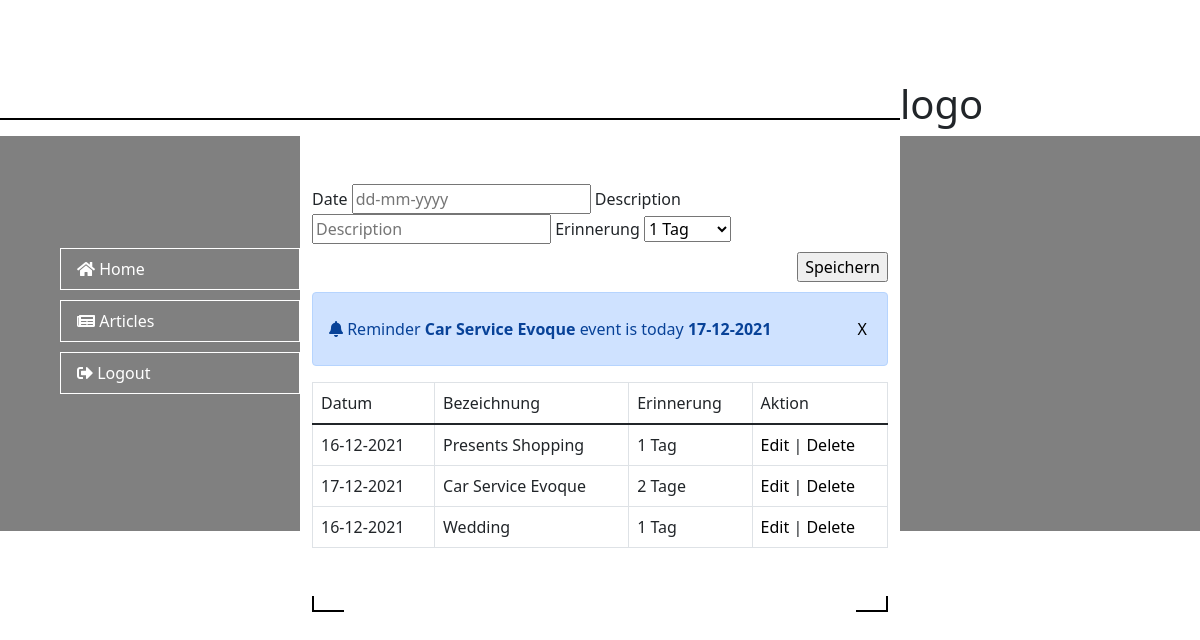
/home.php (signed in), run on the app's committed database.
### tables this page shows
CREATE TABLE `reminders` (
  `ID` int(11) NOT NULL,
  `DESCRIPTION` varchar(150) NOT NULL,
  `ERINNERUNG` varchar(150) NOT NULL,
  `DATE` date NOT NULL,
  `C_YEAR` varchar(50) DEFAULT NULL
);

### home.php (the view, shortened to what this page needs)
<?php
require("config.php");
$notifications=[];
$current_month_day=date("m-d");
$sql="SELECT * FROM reminders WHERE DATE_FORMAT(DATE, '%m-%d')='{$current_month_day}'";
$res=$con->query($sql);
if($res->num_rows>0){
  while($row=$res->fetch_assoc()){
    $notifications[]="<i class='fa fa-bell'></i> Reminder <b>{$row["DESCRIPTION"]} </b> event is today <b>".date("d-m-Y",strtotime($row["DATE"]))."</b>
    <a style='position:absolute; right:20px ' href='delete_reminder.php?id={$row["ID"]}' class=''>X</a>";
  }
}
?>
<!DOCTYPE html>
<html lang="en">
<?php include "header.php"; ?>
<body>
  <?php include "logo.php"; ?>
  <div class="section">
    <div class="left">
      <nav>
        <li>
          <a class="nav-link mylinks" style="margin-top: 7rem;" href="home.php"><span class='fa fa-home'></span> Home</a>
        </li>
        <li>
          <a class="nav-link mylinks" href="articles.php"><span class='fas fa-newspaper'></span> Articles</a>
        </li>
        <li>
          <a class="nav-link mylinks" href="logout.php"><span class='fas fa-sign-out-alt'></span> Logout</a>
        </li>
      </nav>
    </div>
    <div class="middle container">
        <div class="add-reminder mt-5">
          <form action='home.php' method='post' autocomplete='off'>
            <label>Date</label>
            <input type="text" class="datepicker" name='date' placeholder="dd-mm-yyyy" required>
            <label>Description</label>
            <input type="text" class="" name='description' placeholder="Description" required>
            <label>Erinnerung</label>
            <select name="erinnerung" id="erinnerung">
              <option value="1 Tag">1 Tag</option>
            </select>
            <br>
            <input type='submit' name='reg' value='Speichern' class='mt-2 mb-5 submit-button'>
          </form>
      </div>
      <div class='reminder-message mt-5'>
        <?php foreach ($notifications as $row) : ?>
          <div class="alert alert-primary mb-3 pt-4 pb-4" href="#"><?php echo $row; ?></div>
        <?php endforeach; ?>
        <table class='table table-bordered mt-2'>
          <thead>
            <tr>
              <td>Datum</td>
              <td>Bezeichnung</td>
              <td>Erinnerung</td>
              <td>Aktion</td>
            </tr>
          </thead>
          <tbody>
            <?php
            $sql = "SELECT * FROM reminders ORDER BY ID DESC";
            $res = $con->query($sql);
            if ($res->num_rows > 0) {
              while ($row = $res->fetch_assoc()) {
                echo "
										<tr>
                      <td>" . date("d-m-Y", strtotime($row["DATE"])) . "</td>
											<td>{$row["DESCRIPTION"]}</td>
											<td>{$row["ERINNERUNG"]}</td>
                      <td><a href='edit_reminder.php?id={$row["ID"]}' class=''>Edit</a>
                      <span>|</span>
                      <a href='delete_reminder.php?id={$row["ID"]}' class=''>Delete</a>
                      </td>
										</tr>";
              }
            }
            ?>
          </tbody>
        </table>
      </div>
      <div class="borders mt-5"></div>
    </div>
    <div class="right"></div>
  </div>
</body>
</html>

### header.php (shortened to what this page needs)
<head>
  <link href="https://cdn.jsdelivr.net/npm/bootstrap@5.1.3/dist/css/bootstrap.min.css" rel="stylesheet">
  <link rel="stylesheet" href="//code.jquery.com/ui/1.13.0/themes/base/jquery-ui.css">
  <link rel="stylesheet" href="https://cdnjs.cloudflare.com/ajax/libs/font-awesome/4.4.0/css/font-awesome.css">
  <link rel="stylesheet" href="https://pro.fontawesome.com/releases/v5.10.0/css/all.css" />
  <link rel="stylesheet" href="style.css">
</head>

### logo.php
<div style="display:flex; margin-top:5rem;">
<div style="width: 75%; height: 40px; border-bottom: 2px solid black; ">
</div>
<div>
  <span>
    <h1>logo</h1>
  </span>
</div>
</div>

### style.css (style rules this page uses)
li { list-style-type: none; }
.mylinks { color: white; border: 1px solid white; margin-bottom: 5px; padding-right: 5px; margin-top: 10px; width: 15rem; }
a { text-decoration: none; color: black; }
.section { display: grid; grid-template-columns: 25% 1fr 25%; }
.left { background-color: gray; height: 150%; display: flex; justify-content: flex-end; }
.middle { background-color: white; height: 150px; }
.borders { background-image: linear-gradient(black, black), linear-gradient(black, black), linear-gradient(black, black), linear-gradient(black, black); background-repeat: no-repeat; background-size: 2px 3rem, 2rem 2px, 2px 3rem, 2rem 2px; background-position: left bottom, left bottom, right bottom, right bottom, 4px 4px; padding: 0 1rem 1rem 1rem; }
.right { background-color: gray; height: 150%; }
.submit-button { float: right; }

### data on the page
reminders: DESCRIPTION "Car Service Evoque", DATE "17-12-2021", ERINNERUNG "2 Tage"
reminders: DATE "16-12-2021", DESCRIPTION "Presents Shopping", ERINNERUNG "1 Tag"
reminders: DATE "16-12-2021", DESCRIPTION "Wedding", ERINNERUNG "1 Tag"
